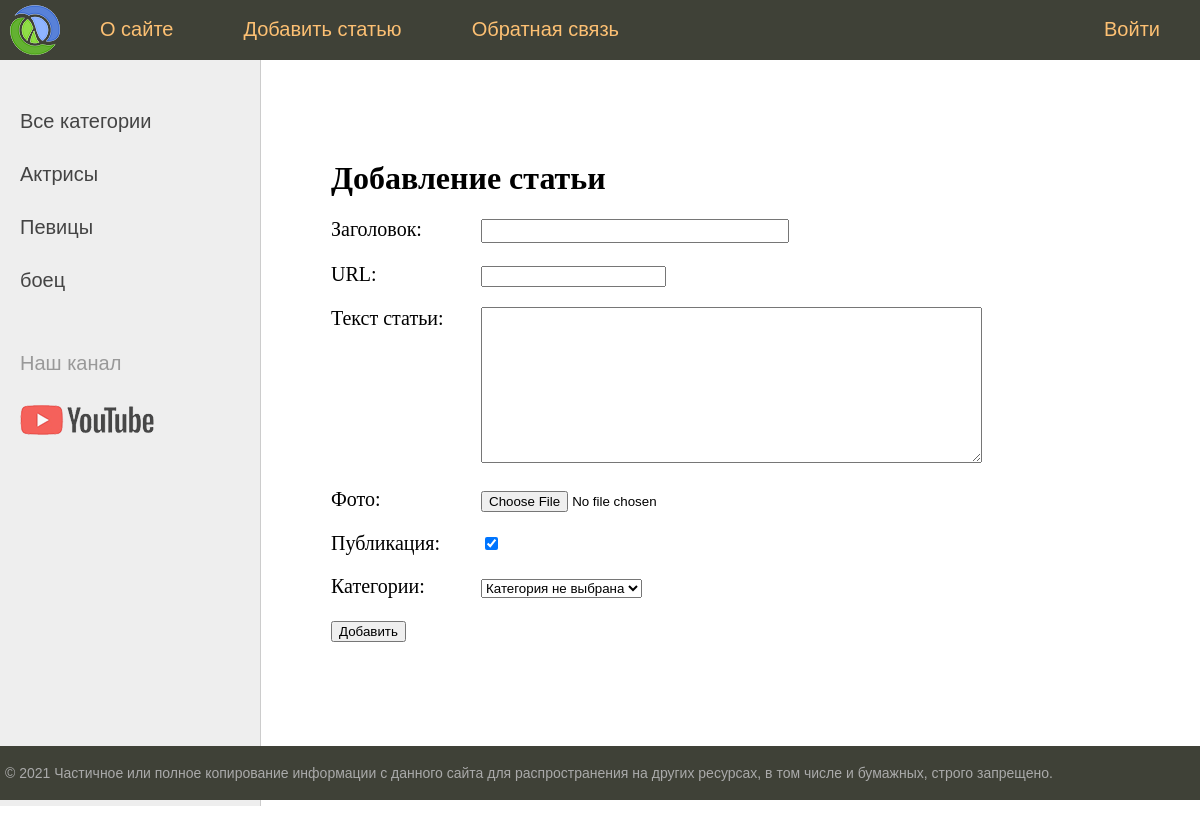
The app's page /addpage/, older data.
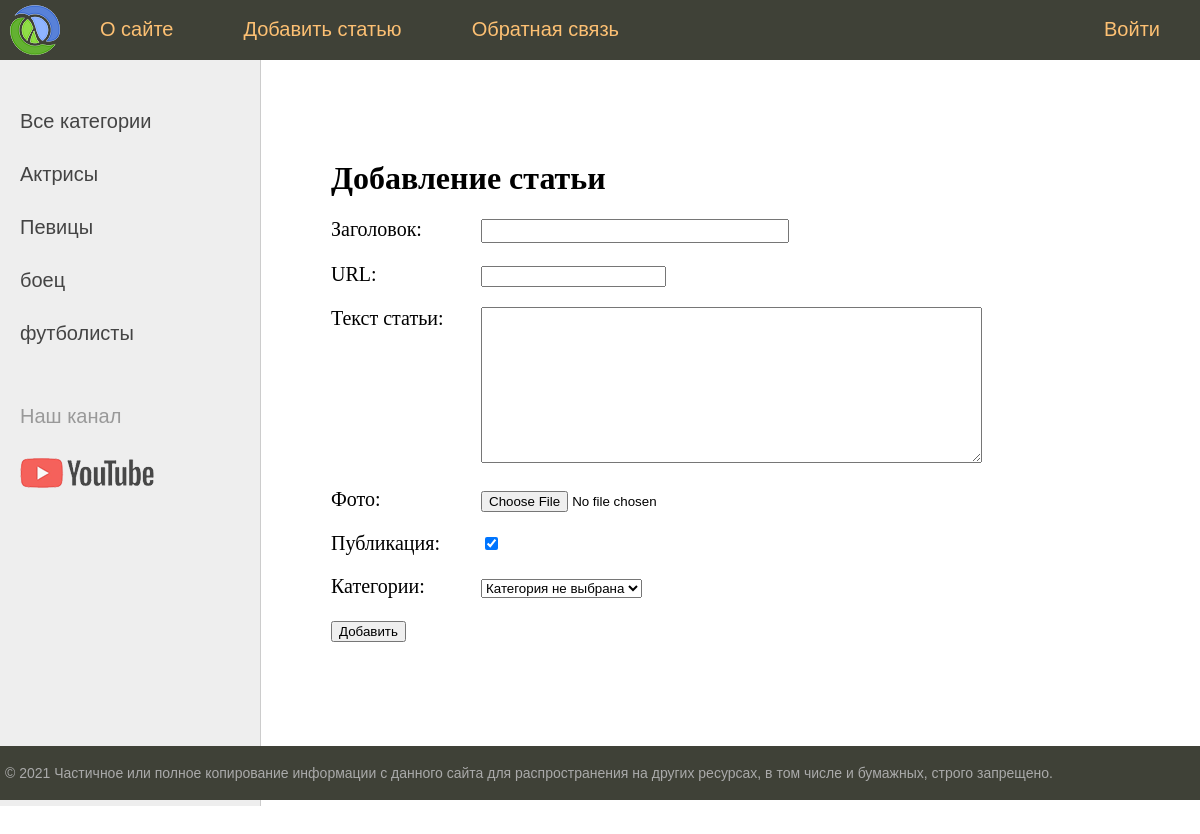
The same page, newer data.
### women/models.py (models this page shows)
class Category(models.Model):
    name = models.CharField(max_length=100, db_index=True, verbose_name="Категория")
    slug = models.SlugField(max_length=255, unique=True, db_index=True, verbose_name="URL")
    def __str__(self):
        return self.name
    def get_absolute_url(self):
        return reverse('category', kwargs={'cat_id': self.pk})
    class Meta:
        verbose_name = 'Категория'
        verbose_name_plural = 'Категории'
        ordering = ['id']

### women/views.py (the view)
# urls.py: path('addpage/', addpage, name='add_page'),
def addpage(request):
    if request.method == 'POST':
        form = AddPostForm(request.POST, request.FILES)
        if form.is_valid():
            form.save()
            return redirect('home')
    else:
        form = AddPostForm()
    return render(request, 'women/addpage.html', {'form': form, 'menu': menu, 'title': 'Добавление статьи'})

### women/forms.py (shortened to what this page needs)
class AddPostForm(forms.ModelForm):
    def __init__(self, *args, **kwargs):
        super().__init__(*args, **kwargs)
        self.fields['cat'].empty_label = "Категория не выбрана"
    class Meta:
        model = Women
        fields = ['title', 'slug', 'content', 'photo', 'is_published', 'cat']
        widgets = {
            'title': forms.TextInput(attrs={'class': 'form-input'}),
            'content': forms.Textarea(attrs={'cols': 60, 'rows': 10}),
        }

### women/templatetags/women_tags.py (called while the page is built)
@register.inclusion_tag('women/list_categories.html')
def show_categories(sort=None, cat_selected=0):
    if not sort:
        cats = Category.objects.all()
    else:
        cats = Category.objects.order_by(sort)
    return {"cats": cats, "cat_selected": cat_selected}

### women/templates/women/addpage.html (shortened to what this page needs)
{% extends 'women/base.html' %}
{% block content %}
<h1>{{title}}</h1>
<form action="{% url 'add_page' %}" method="post" enctype="multipart/form-data">
{% for f in form %}
<p><label class="form-label" for="{{ f.id_for_label }}">{{f.label}}: </label>{{ f }}</p>
{% endfor %}
    <button type="submit">Добавить</button>
</form>
{% endblock %}

### women/templates/women/list_categories.html
{% for c in cats %}
	{% if c.pk == cat_selected %}
		<li class="selected">{{c.name}}</li>
	{% else %}
		<li><a href="{{ c.get_absolute_url }}">{{c.name}}</a></li>
	{% endif %}
{% endfor %}

Row changes from the older to the newer data that the page shows:
added Category: name "футболисты"
